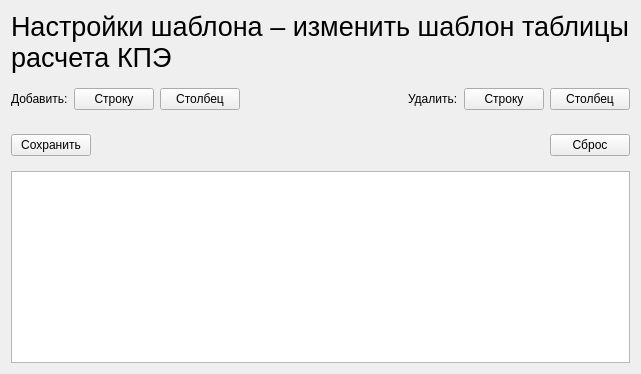
         <widget class="QWidget" name="page_5">
          <layout class="QVBoxLayout" name="verticalLayout_15">
           <item>
            <widget class="QLabel" name="txtWelcome_5">
             <property name="font">
              <font>
               <pointsize>20</pointsize>
               <italic>false</italic>
               <fontweight>DemiBold</fontweight>
              </font>
             </property>
             <property name="frameShape">
              <enum>QFrame::Box</enum>
             </property>
             <property name="lineWidth">
              <number>0</number>
             </property>
             <property name="text">
              <string>Настройки шаблона – изменить шаблон таблицы расчета КПЭ</string>
             </property>
             <property name="scaledContents">
              <bool>false</bool>
             </property>
             <property name="wordWrap">
              <bool>true</bool>
             </property>
            </widget>
           </item>
           <item>
            <widget class="QWidget" name="widget_5" native="true">
             <property name="minimumSize">
              <size>
               <width>0</width>
               <height>40</height>
              </size>
             </property>
             <layout class="QHBoxLayout" name="horizontalLayout_8">
              <property name="leftMargin">
               <number>0</number>
              </property>
              <property name="topMargin">
               <number>0</number>
              </property>
              <property name="rightMargin">
               <number>0</number>
              </property>
              <property name="bottomMargin">
               <number>0</number>
              </property>
              <item>
               <widget class="QLabel" name="label_add">
                <property name="text">
                 <string>Добавить:</string>
                </property>
               </widget>
              </item>
              <item>
               <widget class="QPushButton" name="addRow">
                <property name="cursor">
                 <cursorShape>PointingHandCursor</cursorShape>
                </property>
                <property name="text">
                 <string>Строку</string>
                </property>
               </widget>
              </item>
              <item>
               <widget class="QPushButton" name="addCol">
                <property name="cursor">
                 <cursorShape>PointingHandCursor</cursorShape>
                </property>
                <property name="text">
                 <string>Столбец</string>
                </property>
               </widget>
              </item>
              <item>
               <spacer name="horizontalSpacer_3">
                <property name="orientation">
                 <enum>Qt::Horizontal</enum>
                </property>
                <property name="sizeHint" stdset="0">
                 <size>
                  <width>40</width>
                  <height>20</height>
                 </size>
                </property>
               </spacer>
              </item>
              <item>
               <widget class="QLabel" name="label_rm">
                <property name="text">
                 <string>Удалить:</string>
                </property>
               </widget>
              </item>
              <item>
               <widget class="QPushButton" name="rmRow">
                <property name="cursor">
                 <cursorShape>PointingHandCursor</cursorShape>
                </property>
                <property name="text">
                 <string>Строку</string>
                </property>
               </widget>
              </item>
              <item>
               <widget class="QPushButton" name="rmCol">
                <property name="cursor">
                 <cursorShape>PointingHandCursor</cursorShape>
                </property>
                <property name="text">
                 <string>Столбец</string>
                </property>
               </widget>
              </item>
             </layout>
            </widget>
           </item>
           <item>
            <widget class="QWidget" name="widget_9" native="true">
             <property name="minimumSize">
              <size>
               <width>0</width>
               <height>40</height>
              </size>
             </property>
             <layout class="QHBoxLayout" name="horizontalLayout_12">
              <property name="leftMargin">
               <number>0</number>
              </property>
              <property name="topMargin">
               <number>0</number>
              </property>
              <property name="rightMargin">
               <number>0</number>
              </property>
              <property name="bottomMargin">
               <number>0</number>
              </property>
              <item>
               <widget class="QPushButton" name="saveBtn_2">
                <property name="cursor">
                 <cursorShape>PointingHandCursor</cursorShape>
                </property>
                <property name="text">
                 <string>Сохранить</string>
                </property>
               </widget>
              </item>
              <item>
               <spacer name="horizontalSpacer_4">
                <property name="orientation">
                 <enum>Qt::Horizontal</enum>
                </property>
                <property name="sizeHint" stdset="0">
                 <size>
                  <width>40</width>
                  <height>20</height>
                 </size>
                </property>
               </spacer>
              </item>
              <item>
               <widget class="QPushButton" name="discardBtn_2">
                <property name="cursor">
                 <cursorShape>PointingHandCursor</cursorShape>
                </property>
                <property name="text">
                 <string>Сброс</string>
                </property>
               </widget>
              </item>
             </layout>
            </widget>
           </item>
           <item>
            <widget class="QTableWidget" name="tableWidget_2"/>
           </item>
          </layout>
         </widget>
